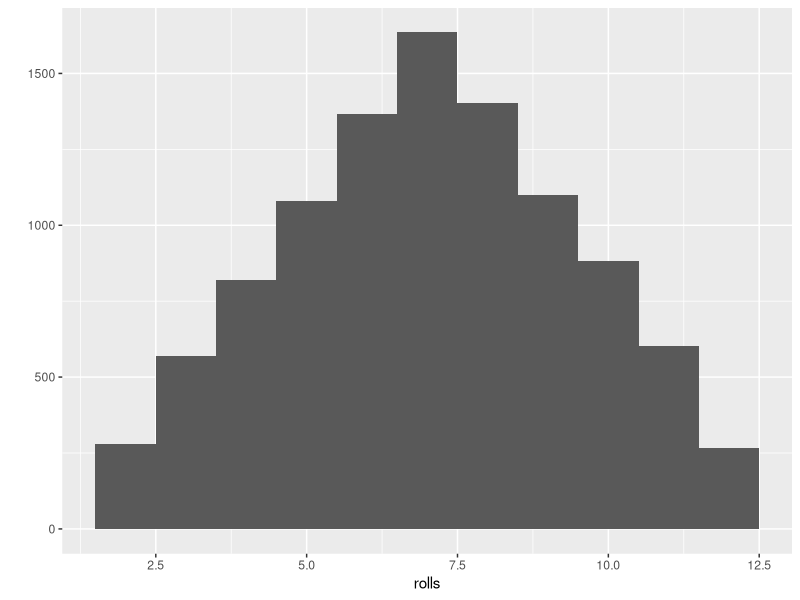

Reproduce this figure in R.
# Module 2 Lab
# load ggplot library for qplot
library(ggplot2)

# create function to return sim rolling 2 dice
roll <- function(bones=1:6){
  dice <- sample(bones,size=2,replace=TRUE)
  sum(dice)
}


rolls <- replicate(10000, roll()) # Roll the dice 10 times!
rolls # Show the results, stored in the "rolls" vector
qplot(rolls, binwidth = 1) # Histogram of our roll outcomes
rolls == 7 # Gives a logical vector of "TRUE" (lucky 7) and "FALSE" (not lucky 7)
sum(rolls == 7) # R knows to count "TRUE" as 1, "FALSE" as 0
sum(rolls == 7)/10000 # Divide by 10 to get a proportion

# logical subsetting
x <- c(1,2,3,4,5,6,7,8)
x[x>4 & x<=6]
x[x>6 | x< 3]
